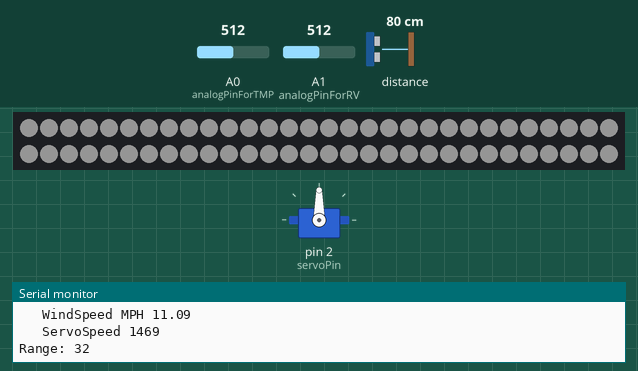
The sketch below on a simulated Arduino Uno, built with avr-gcc and run on an emulated ATmega328P. On the bench: servo, 60 RGB LEDs in strip order, left to right, continuing on the next row, the last lines printed to the serial monitor. The inputs (shaded band) are chosen by the test bench; at power-on: distance to the obstacle 80 cm, A1 (analogPinForRV) = 512, A0 (analogPinForTMP) = 512. Dim RGB values are drawn brighter than linear; colours are those a GRB WS2812 strip shows for the declared byte order.

Above: at 3.2 s.
3.3 s: distance to the obstacle set to 196 cm
4.8 s: distance to the obstacle set to 205 cm
At 6.1 s:
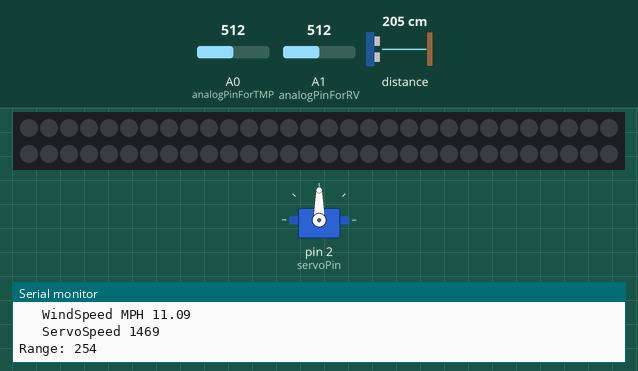
6.5 s: A1 (analogPinForRV) set to 716
At 7.8 s:
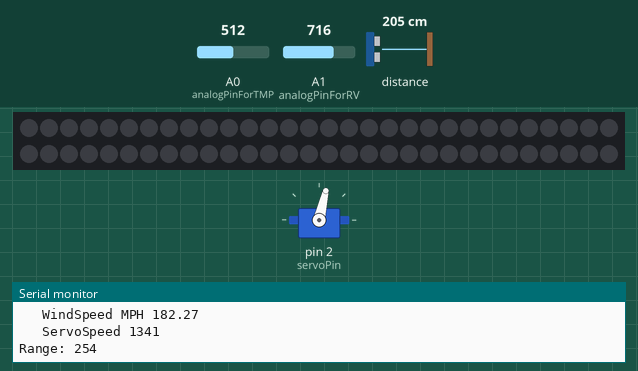
8.1 s: A0 (analogPinForTMP) set to 306
At 9.3 s:
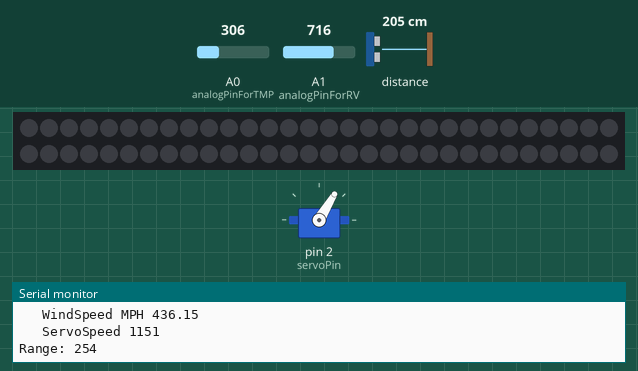
9.6 s: A0 (analogPinForTMP) set to 190
At 10.9 s:
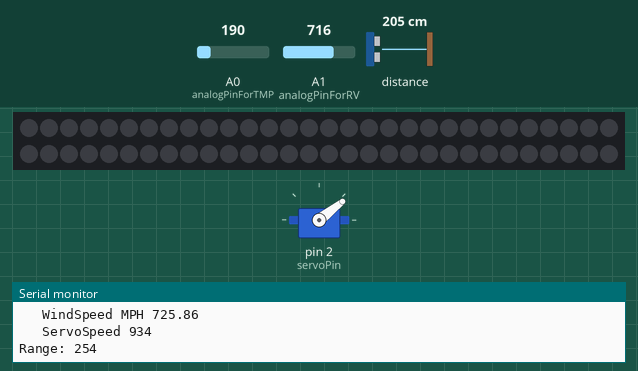
11.2 s: A1 (analogPinForRV) set to 900
At 11.6 s:
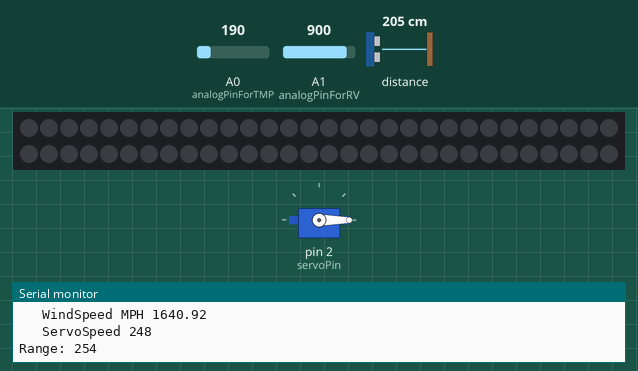
Timing chart, 0 to 13.7 s (numbered marks = the images above; inputs shaded):
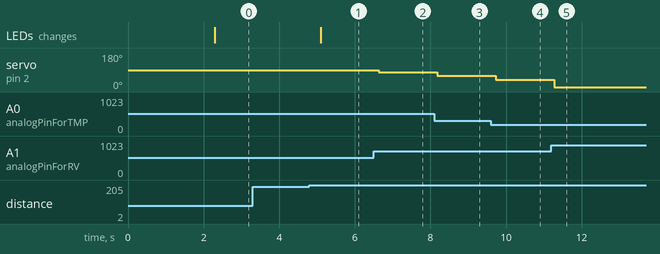

Measured:
- the behaviour switches between 199 and 200 cm on distance to the obstacle (found by bisection; images 0 and 1)
- after the input at 4.8 s, the LEDs: change after 0.29 s (image 1)
- after the input at 6.5 s, servo on pin 2 (servoPin): 90° → 77° after 0.14 s
- after the input at 8.1 s, servo on pin 2 (servoPin): 77° → 59° after 0.08 s
- after the input at 9.6 s, servo on pin 2 (servoPin): 59° → 38° after 0.13 s
- after the input at 11.2 s, servo on pin 2 (servoPin): 38° → 0° after 0.08 s

The sketch:

cubeCode.ino
```cpp
#include <FastLED.h>
#include <Wire.h>
#define analogPinForRV A1  // change to pins you the analog pins are using
#define analogPinForTMP A0

#include <Servo.h>
#include "Adafruit_VL6180X.h"

Adafruit_VL6180X vl = Adafruit_VL6180X();

Servo myServo;
byte servoPin = 2;

// to calibrate your sensor, put a glass over it, but the sensor should not be
// touching the desktop surface however.
// adjust the zeroWindAdjustment until your sensor reads about zero with the glass over it.

const float zeroWindAdjustment = .2;  // negative numbers yield smaller wind speeds and vice versa.

int TMP_Therm_ADunits;  //temp termistor value from wind sensor
float RV_Wind_ADunits;  //RV output from wind sensor
float RV_Wind_Volts;
unsigned long lastMillis;
int TempCtimes100;
float zeroWind_ADunits;
float zeroWind_volts;
float WindSpeed_MPH;


//
// Move a white dot along the strip of leds.  This program simply shows how to configure the leds,
// and then how to turn a single pixel white and then off, moving down the line of pixels.
//

// How many leds are in the strip?
#define NUM_LEDS 60

// For led chips like WS2812, which have a data line, ground, and power, you just
// need to define DATA_PIN.  For led chipsets that are SPI based (four wires - data, clock,
// ground, and power), like the LPD8806 define both DATA_PIN and CLOCK_PIN
// Clock pin only needed for SPI based chipsets when not using hardware SPI
#define DATA_PIN 3
#define CLOCK_PIN 13

#define BRIGHTNESS 20

// This is an array of leds.  One item for each led in your strip.
CRGB leds[NUM_LEDS];


// This function sets up the ledsand tells the controller about them
void setup() {
  Serial.begin(115200);
  // sanity check delay - allows reprogramming if accidently blowing power w/leds
  delay(2000);

  // wait for serial port to open on native usb devices
  while (!Serial) {
    delay(1);
  }

  Serial.println("Adafruit VL6180x test!");
  if (!vl.begin()) {
    Serial.println("Failed to find sensor");
    while (1)
      ;
  }
  Serial.println("Sensor found!");

  FastLED.addLeds<WS2812B, DATA_PIN, RGB>(leds, NUM_LEDS);  // GRB ordering is typical

    myServo.attach(servoPin);

  Serial.println("start");
  // put your setup code here, to run once:

  //   Uncomment the three lines below to reset the analog pins A2 & A3
  //   This is code from the Modern Device temp sensor (not required)
  pinMode(A2, INPUT);     // GND pin
  pinMode(A3, INPUT);     // VCC pin
  digitalWrite(A3, LOW);  // turn off pullups
}

void loop() {
  //distance sensor:
  uint8_t range = vl.readRange();
  Serial.print("Range: ");
  Serial.println(range);
  delay(50);
  if (range <= 180) {
    // your leds.
    for (int whiteLed = 0; whiteLed < NUM_LEDS; whiteLed = whiteLed + 1) {
      // Turn our current led on to white, then show the leds
      leds[whiteLed] = CRGB::White;
      FastLED.setBrightness(BRIGHTNESS);
      // Show the leds (only one of which is set to white, from above)
      FastLED.show();
    }
  }
  if (range >= 200) {
    for (int whiteLed = 0; whiteLed < NUM_LEDS; whiteLed = whiteLed + 1) {
      // Turn our current led on to white, then show the leds
      leds[whiteLed] = CRGB::Black;
      //FastLED.setBrightness(BRIGHTNESS);
      // Show the leds (only one of which is set to white, from above)
      FastLED.show();
    }
}

 if (millis() - lastMillis > 200) {  // read every 200 ms - printing slows this down further

    TMP_Therm_ADunits = analogRead(analogPinForTMP);
    RV_Wind_ADunits = analogRead(analogPinForRV);
    RV_Wind_Volts = (RV_Wind_ADunits * 0.0048828125);

    // these are all derived from regressions from raw data as such they depend on a lot of experimental factors
    // such as accuracy of temp sensors, and voltage at the actual wind sensor, (wire losses) which were unaccouted for.
    TempCtimes100 = (0.005 * ((float)TMP_Therm_ADunits * (float)TMP_Therm_ADunits)) - (16.862 * (float)TMP_Therm_ADunits) + 9075.4;

    zeroWind_ADunits = -0.0006 * ((float)TMP_Therm_ADunits * (float)TMP_Therm_ADunits) + 1.0727 * (float)TMP_Therm_ADunits + 47.172;  //  13.0C  553  482.39

    zeroWind_volts = (zeroWind_ADunits * 0.0048828125) - zeroWindAdjustment;

    // This from a regression from data in the form of
    // Vraw = V0 + b * WindSpeed ^ c
    // V0 is zero wind at a particular temperature
    // The constants b and c were determined by some Excel wrangling with the solver.

    WindSpeed_MPH = pow(((RV_Wind_Volts - zeroWind_volts) / .2300), 2.7265);

    Serial.print("   WindSpeed MPH ");
    Serial.println((float)WindSpeed_MPH);

    //map the windSpeed to servoSpeed:
    //Servo Speed: 1440-1450:stop, 1450>:clockwise, range:1350-1440
    //Wind Speed: 50-170
    int servoSpeed=map((float)WindSpeed_MPH,170,50,1350,1440);
    myServo.writeMicroseconds(servoSpeed);
    Serial.print("   ServoSpeed ");
    Serial.println(servoSpeed);

      lastMillis = millis();
  }
}
```
